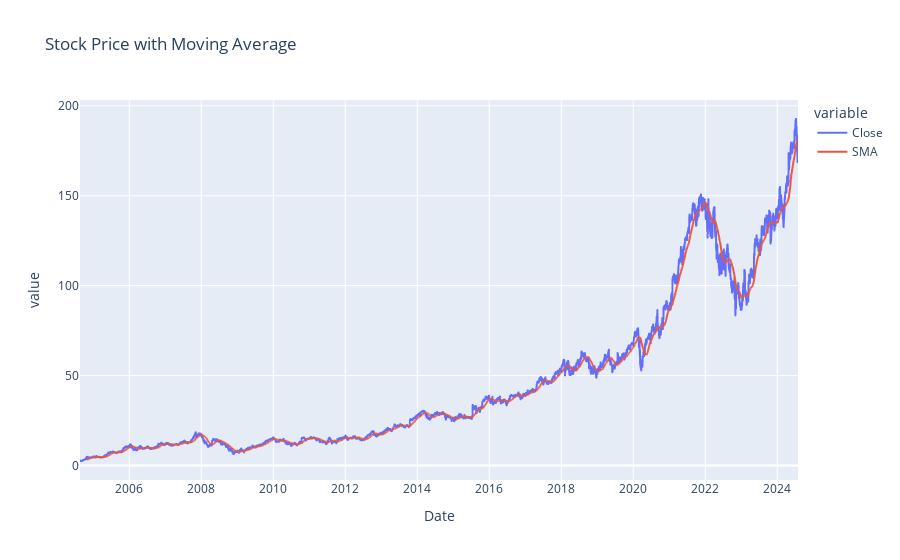

Notebook code for this chart:
### Code cell
plot.plot_stock_mva(data)

### Figure 1 — Plotly figure (JSON) as saved in the notebook; plotly's stock layout.template omitted (floating-point values rounded to 4 significant figures; data arrays with more than 128 entries replaced by an {"elided": "..."} marker saying what was removed)
{"data": [{"hovertemplate": "variable=Close<br>Date=%{x}<br>value=%{y}<extra></extra>", "legendgroup": "Close", "line": {"color": "#636efa", "dash": "solid"}, "marker": {"symbol": "circle"}, "mode": "lines", "name": "Close", "showlegend": true, "type": "scattergl", "x": {"elided": "5020 str values"}, "xaxis": "x", "y": {"elided": "5020 float values"}, "yaxis": "y"}, {"hovertemplate": "variable=SMA<br>Date=%{x}<br>value=%{y}<extra></extra>", "legendgroup": "SMA", "line": {"color": "#EF553B", "dash": "solid"}, "marker": {"symbol": "circle"}, "mode": "lines", "name": "SMA", "showlegend": true, "type": "scattergl", "x": {"elided": "5020 str values"}, "xaxis": "x", "y": {"elided": "5020 float values"}, "yaxis": "y"}], "layout": {"legend": {"title": {"text": "variable"}, "tracegroupgap": 0}, "title": {"text": "Stock Price with Moving Average"}, "xaxis": {"anchor": "y", "domain": [0, 1], "title": {"text": "Date"}}, "yaxis": {"anchor": "x", "domain": [0, 1], "title": {"text": "value"}}}}
